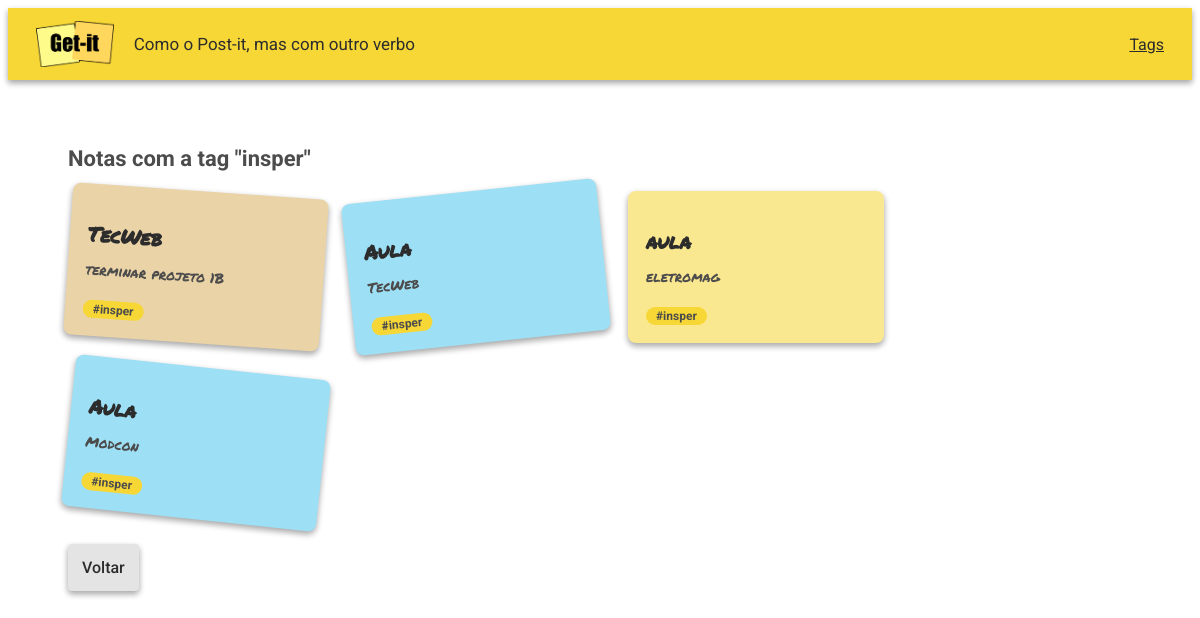
The page /tags/4/ on the database its author committed.
### notes/models.py (models this page shows, shortened)
class Tag(models.Model):
    name = models.CharField(max_length=100, unique=True)

class Note(models.Model):
    title = models.CharField(max_length=200)
    content = models.TextField(null=True)
    tags = models.ManyToManyField(Tag, blank=True)

### notes/views.py (the view)
# urls.py: path('tags/<int:tag_id>/', views.tag_detail, name='tag_detail'),
def tag_detail(request, tag_id):
    tag = Tag.objects.get(id=tag_id)
    notes = Note.objects.filter(tags=tag)
    return render(request, 'notes/tag_detail.html', {'tag': tag, 'notes': notes})

### notes/templates/notes/tag_detail.html
{% extends "notes/base.html" %}
{% load static %}
{% block content %}
<h2 class="form-card-title" style="margin-bottom: 20px;">Notas com a tag "{{ tag.name }}"</h2>
<div class="card-container">
  {% for note in notes %}
  <div class="card">
    <div class="card-header">
      <h3 class="card-title">{{ note.title }}</h3>
    </div>
    <div class="card-content">
      <p>{{ note.content }}</p>
    </div>
    <span class="tag-badge">#{{ tag.name }}</span>
  </div>
  {% endfor %}
</div>
<a class="btn btn-secondary" href="{% url 'index' %}" style="display:inline-block; margin-top:24px; text-decoration:none;">Voltar</a>
{% endblock %}

### notes/static/notes/getit.css (style rules this page uses)
html, body { font-family: "Roboto", sans-serif; }
.btn { position: relative; display: block; padding: 10px 15px; overflow: hidden; border-width: 0; outline: none; border-radius: 2px; box-shadow: 0 1px 4px rgba(0, 0, 0, 0.6); background-color: #f7d736; transition: background-color 0.3s; }
.btn:before { content: ""; position: absolute; top: 50%; left: 50%; display: block; width: 0; padding-top: 0; border-radius: 100%; background-color: rgba(236, 240, 241, 0.3); -webkit-transform: translate(-50%, -50%); -moz-transform: translate(-50%, -50%); -ms-transform: translate(-50%, -50%); -o-transform: translate(-50%, -50%); transform: translate(-50%, -50%); }
.form-card-title { font-family: "Roboto", sans-serif; font-size: 22px; color: #4c4c4c; border: none; outline: none; margin-bottom: 16px; }
.form-card-title::placeholder { color: #4c4c4c; }
.btn { background-color: #f7d736; border: none; border-radius: 4px; padding: 14px; font-family: "Roboto", sans-serif; font-size: 16px; font-weight: 500; color: #2c2c2c; cursor: pointer; box-shadow: 0 3px 6px rgba(0, 0, 0, 0.16), 0 3px 6px rgba(0, 0, 0, 0.23); }
.card-container { display: flex; flex-wrap: wrap; gap: 24px; }
.card { width: 220px; padding: 18px; border-radius: 8px; box-shadow: 0 3px 6px rgba(0, 0, 0, 0.16), 0 3px 6px rgba(0, 0, 0, 0.23); }
.card-title { font-family: "Permanent Marker", cursive; font-size: 20px; color: #2c2c2c; margin-bottom: 10px; line-height: 1.2; }
.card-content p { font-family: "Permanent Marker", cursive; font-size: 14px; color: #4d4c4c; line-height: 1.3; }
.card-color-1 { background-color: #ead3a7; }
.card-color-2 { background-color: #9de0f5; }
.card-color-4 { background-color: #fae890; }
.card-rotation-3 { transform: rotate(-6deg); }
.card-rotation-6 { transform: rotate(0deg); }
.card-rotation-9 { transform: rotate(6deg); }
.card-rotation-11 { transform: rotate(4deg); }
.card-header { display: flex; align-items: flex-start; gap: 8px; }
.card-header .card-title { margin-bottom: 0; }
.btn-secondary { background-color: #e4e4e4; }
.tag-badge { display: inline-block; background-color: #f7d736; color: #4c4c4c; font-family: "Roboto", sans-serif; font-size: 12px; font-weight: bold; padding: 2px 10px; border-radius: 12px; margin-top: 8px; margin-right: 4px; text-decoration: none; }

### rows shown on the page
Tag: name "insper"
Note: title "TecWeb", content "terminar projeto 1B"
Note: title "Aula", content "TecWeb"
Note: title "aula", content "eletromag"
Note: title "Aula", content "Modcon"
